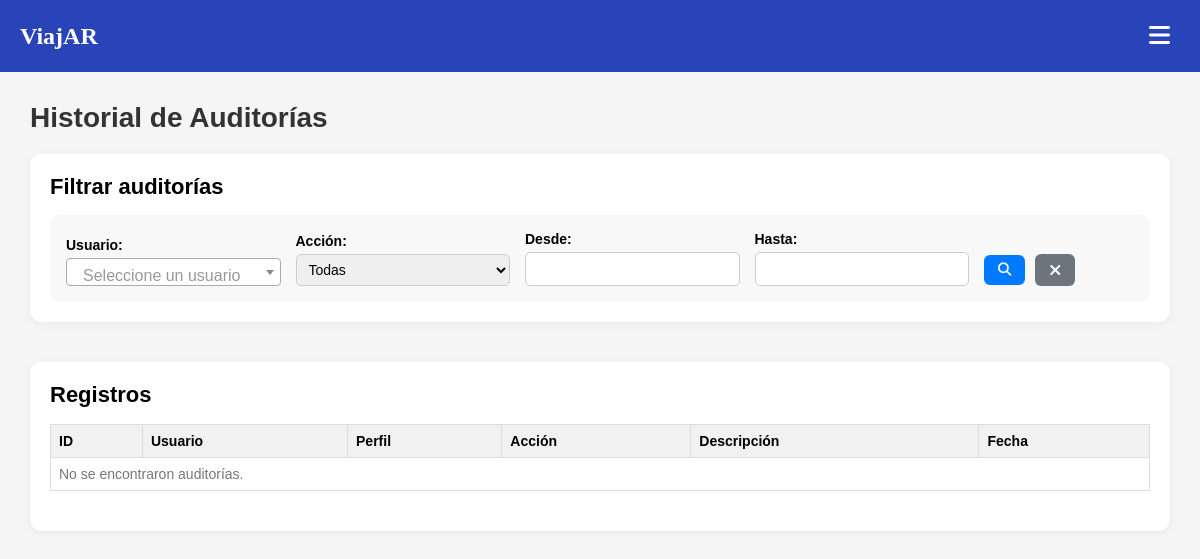
Page /index.php?page=listado_auditorias (signed in) on the earlier database version.
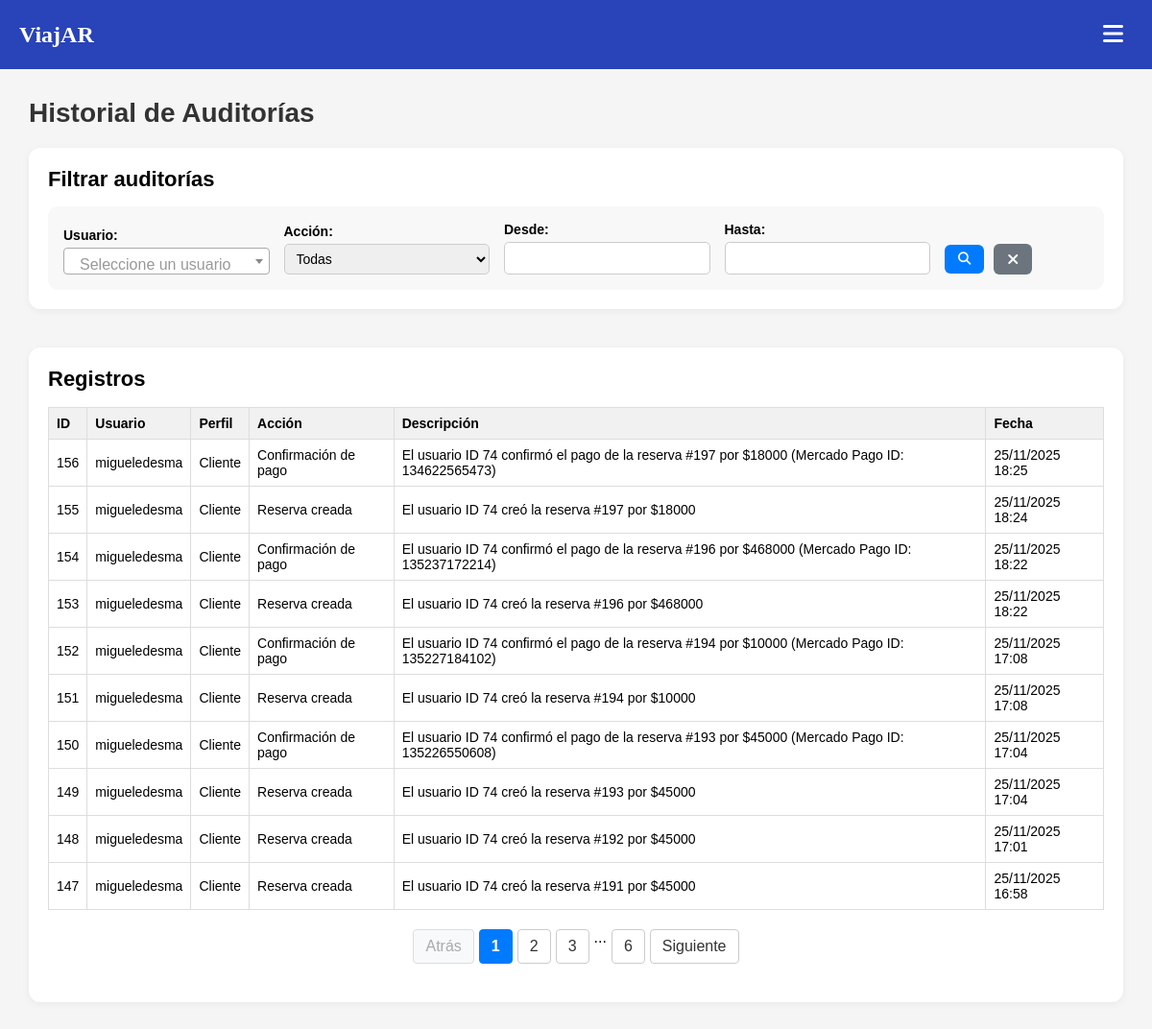
Same page on the later database version.
### tables this page shows
CREATE TABLE `auditoria` (
  `id_auditoria` int NOT NULL AUTO_INCREMENT,
  `rela_usuario` int DEFAULT NULL,
  `accion` varchar(255) DEFAULT NULL,
  `descripcion` text,
  `fecha` datetime DEFAULT CURRENT_TIMESTAMP,
  PRIMARY KEY (`id_auditoria`),
  KEY `rela_usuario` (`rela_usuario`),
  CONSTRAINT `auditoria_ibfk_1` FOREIGN KEY (`rela_usuario`) REFERENCES `usuarios` (`id_usuarios`)
);

### index.php (called while the page is built)
<?php
require_once ('controllers/plantilla.controlador.php');
$plantilla = new PlantillaControlador();
$plantilla -> traer_plantilla();

### models/auditoria.php (called while the page is built, shortened)
<?php
require_once('conexion.php');
class Auditoria extends Pagination {
    public function filtrar($usuario = '', $accion = '', $fecha_desde = '', $fecha_hasta = '') {
        $conexion = new Conexion();
        $condiciones = [];
        $where = count($condiciones) > 0 ? "WHERE " . implode(" AND ", $condiciones) : "";
        $offset = $this->current_page * $this->page_size;
        $query = "SELECT
                    auditoria.id_auditoria,
                    auditoria.rela_usuario,
                    auditoria.accion,
                    auditoria.descripcion,
                    auditoria.fecha,
                    COALESCE(usuarios.usuarios_nombre_usuario, 'Desconocido') AS usuario_nombre,
                    COALESCE(perfiles.perfiles_nombre, '') AS perfil_nombre
                FROM auditoria
                LEFT JOIN usuarios ON auditoria.rela_usuario = usuarios.id_usuarios
                LEFT JOIN perfiles ON usuarios.rela_perfiles = perfiles.id_perfiles
                $where
                ORDER BY auditoria.fecha DESC
                LIMIT {$this->page_size} OFFSET $offset";
        return $conexion->consultar($query);
    }
    public function contar($usuario = '', $accion = '', $fecha_desde = '', $fecha_hasta = '') {
        $conexion = new Conexion();
        $condiciones = [];
        $where = count($condiciones) > 0 ? "WHERE " . implode(" AND ", $condiciones) : "";
        $query = "SELECT COUNT(*) AS total FROM auditoria
                LEFT JOIN usuarios ON auditoria.rela_usuario = usuarios.id_usuarios
                LEFT JOIN perfiles ON usuarios.rela_perfiles = perfiles.id_perfiles
                $where";
        $res = $conexion->consultar($query);
        return $res[0]['total'] ?? 0;
    }
    }
?>

### models/conexion.php (called while the page is built, shortened)
<?php
class Conexion {
    private $con;
    private $servidor;
    private $usuario;
    private $password;
    private $base_datos;
    public function __construct() {
        $this->servidor = 'localhost';
        $this->usuario = 'root';
        $this->password = 'hola';
        $this->base_datos = 'viajar';
    }
    public function conectar() {
        if (!$this->con) {
            $this->con = new mysqli($this->servidor, $this->usuario, $this->password, $this->base_datos);
            $this->con->set_charset("utf8");
        }
        return $this->con;
    }
    public function consultar($query) {
        $resultado = $this->conectar()->query($query);
        $data = [];
        if ($resultado && $resultado->num_rows > 0) {
            while ($row = $resultado->fetch_assoc()) {
                $data[] = $row;
            }
        }
        return $data;
    }
}

### views/paginas/tabla_auditorias.php (the view, shortened to what this page needs)
<table class="tabla-datos">
    <thead>
        <tr>
            <th>ID</th>
            <th>Usuario</th>
            <th>Perfil</th>
            <th>Acción</th>
            <th>Descripción</th>
            <th>Fecha</th>
        </tr>
    </thead>
    <tbody>
        <?php if (!empty($auditorias)): ?>
            <?php foreach ($auditorias as $a): ?>
                <tr>
                    <td><?= $a['id_auditoria'] ?></td>
                    <td><?= htmlspecialchars($a['usuario_nombre'] ?? 'Desconocido') ?></td>
                    <td><?= htmlspecialchars($a['perfil_nombre'] ?? '') ?></td>
                    <td><?= htmlspecialchars($a['accion']) ?></td>
                    <td><?= htmlspecialchars($a['descripcion']) ?></td>
                    <td><?= date('d/m/Y H:i', strtotime($a['fecha'])) ?></td>
                </tr>
            <?php endforeach; ?>
        <?php else: ?>
            <tr><td colspan="6" class="no-datos">No se encontraron auditorías.</td></tr>
        <?php endif; ?>
    </tbody>
</table>
<nav class="paginacion">
    <?php if ($total_pages > 1): ?>
        <ul>
            <li>
                <a href="#" data-page="<?= max(0, $current_page - 1) ?>"
                   class="btn-paginacion <?= ($current_page <= 0) ? 'disabled' : '' ?>">Atrás</a>
            </li>
            <?php
            $rango = 2;
            $start = max(0, $current_page - $rango);
            $end = min($total_pages - 1, $current_page + $rango);
            for($i = $start; $i <= $end; $i++): ?>
                <li>
                    <a href="#" data-page="<?= $i ?>"
                       class="btn-paginacion <?= ($i == $current_page) ? 'active' : '' ?>"><?= $i + 1 ?></a>
                </li>
            <?php endfor;
            if ($end < $total_pages - 1) {
                if ($end < $total_pages - 2) {
                    echo '<li><span>...</span></li>';
                }
                echo '<li><a href="#" data-page="' . ($total_pages - 1) . '" class="btn-paginacion">' . $total_pages . '</a></li>';
            }
            ?>
            <li>
                <a href="#" data-page="<?= min($total_pages - 1, $current_page + 1) ?>"
                   class="btn-paginacion <?= ($current_page >= $total_pages - 1) ? 'disabled' : '' ?>">Siguiente</a>
            </li>
        </ul>
    <?php endif; ?>
</nav>

### controllers/plantilla.controlador.php
<?php
class PlantillaControlador {
    public function traer_plantilla() {
        $ruta = __DIR__ . '/../views/plantilla.php';
        if (file_exists($ruta)) {
            return include($ruta);
        } else {
            echo "Error: La plantilla no fue encontrada en $ruta";
            return false;
        }
    }
}

### views/plantilla.php (shortened to what this page needs)
<?php
function guard($id_perfiles) {
    if ($id_perfiles == 2) {
        return true;
    }
    return false;
}
?>
<!DOCTYPE html>
<html lang="es">
<head>
    <link rel="stylesheet" href="assets/css/notificaciones.css">
    <link href="https://cdn.jsdelivr.net/npm/select2@4.1.0-rc.0/dist/css/select2.min.css" rel="stylesheet" />
    <link rel="stylesheet" href="https://cdnjs.cloudflare.com/ajax/libs/font-awesome/6.4.0/css/all.min.css">
    <link rel="stylesheet" href="https://cdn.jsdelivr.net/npm/flatpickr/dist/flatpickr.min.css">
    <?php if (isset($_SESSION['id_perfiles']) && $_SESSION['id_perfiles'] == 2): ?>
        <link rel="stylesheet" href="assets/css/cabecera_admin.css">
    <?php elseif (isset($_SESSION['id_perfiles']) && $_SESSION['id_perfiles'] == 1): ?>
        <link rel="stylesheet" href="assets/css/cabecera_cliente.css">
        <script src="assets/js/cabecera_cliente.js"></script>
    <?php elseif (isset($_SESSION['id_perfiles']) && in_array($_SESSION['id_perfiles'], [3,5,13,14])): ?>
        <link rel="stylesheet" href="assets/css/cabecera_proveedores.css">
        <script src="https://cdnjs.cloudflare.com/ajax/libs/slideout/1.0.1/slideout.min.js"></script>
        <script src="assets/js/cabecera_proveedores.js"></script>
    <?php endif; ?>
</head>
<?php
if (isset($_SESSION['id_perfiles'])) {
    $perfil = $_SESSION['id_perfiles'];
    if ($perfil == 2) {
        include('views/componentes/cabecera.admin.php');
    } elseif (in_array($perfil, [3, 5, 13, 14])) {
        include('views/componentes/cabecera.proveedores.php');
    } elseif ($perfil == 1) {
        include('views/componentes/cabecera.cliente.php');
    } else {
        include('views/componentes/cabecera.php');
    }
} else {
    include('views/componentes/cabecera.php');
}
?>
<div class="container">
<?php
if (isset($_GET['page'])) {
    $pagina = $_GET['page'];
    $paginas_publicas = [
        'login',
        'registro',
        'pantalla_hoteles',
        'pantalla_guias',
        'pantalla_transporte',
        'recuperar_contrasena',
        'cambiar_password',
        'detalle_hotel',
        'detalle_tour',
        'detalle_viaje',
        'pantalla_habitaciones'
    ];
    if (in_array($pagina, $paginas_publicas)) {
        include('views/paginas/' . $pagina . '.php');
    } else {
        if (isset($_SESSION['usuarios_nombre_usuario'])) {
            if (isset($_SESSION['id_perfiles']) && guard($_SESSION['id_perfiles'])) {
                if (file_exists('views/paginas/' . $pagina . '.php')) {
                    include('views/paginas/' . $pagina . '.php');
                } else {
                    include('views/paginas/errores/404.php');
                }
            } else {
                include('views/paginas/errores/403.php');
            }
        } else {
            include('views/paginas/errores/403.php');
        }
    }
} else {
    include('views/paginas/pantalla_hoteles.php');
}
?>
</div>
</body>
</html>

### views/componentes/cabecera.admin.php (shortened to what this page needs)
<div id="main" class="contenido">
    <div class="top-bar">
        <div class="logo">
            <a href="index.php?page=pantalla_hoteles">ViajAR</a>
        </div>
        <div class="right-links">
            <button id="menu-toggle" class="menu-toggle" aria-label="Abrir menú">
                <i class="fa-solid fa-bars"></i>
            </button>
        </div>
    </div>
</div>

### views/paginas/listado_auditorias.php (shortened to what this page needs)
<?php
require_once(__DIR__ . '/../componentes/cabecera.admin.php');
require_once(__DIR__ . '/../../models/auditoria.php');
$page_size = 10;
$current_page = isset($_GET['current_page']) ? max(0, (int)$_GET['current_page']) : 0;
$usuario_filtro = $_GET['usuario'] ?? '';
$accion_filtro = $_GET['accion'] ?? '';
$fecha_desde = $_GET['fecha_desde'] ?? '';
$fecha_hasta = $_GET['fecha_hasta'] ?? '';
$auditoriaModel = new Auditoria();
$auditoriaModel->page_size = $page_size;
$auditoriaModel->current_page = $current_page;
$total_rows = $auditoriaModel->contar($usuario_filtro, $accion_filtro, $fecha_desde, $fecha_hasta);
$total_pages = max(1, ceil($total_rows / $page_size));
$auditorias = $auditoriaModel->filtrar($usuario_filtro, $accion_filtro, $fecha_desde, $fecha_hasta);
?>
<div class="contenido-dashboard">
    <h1>Historial de Auditorías</h1>
    <section class="dashboard-section">
        <h2>Filtrar auditorías</h2>
        <form id="form-filtros-auditoria" class="form-filtros" method="get">
            <div class="filtros-container">
                <div class="filtro-item">
                    <label for="usuario">Usuario:</label>
                </div>
                <div class="filtro-item">
                    <label for="accion">Acción:</label>
                    <select id="accion" name="accion" class="accion-select">
                        <option value="">Todas</option>
                    </select>
                </div>
                <div class="filtro-item filtro-fechas-separadas">
                    <label for="fecha_desde">Desde:</label>
                    <input type="text" id="fecha_desde" name="fecha_desde" class="flatpickr-input" readonly value="<?= htmlspecialchars($fecha_desde) ?>">
                </div>
                <div class="filtro-item filtro-fechas-separadas">
                    <label for="fecha_hasta">Hasta:</label>
                    <input type="text" id="fecha_hasta" name="fecha_hasta" class="flatpickr-input" readonly value="<?= htmlspecialchars($fecha_hasta) ?>">
                </div>
                <div class="filtro-item acciones">
                    <button type="submit" class="btn-filtrar" title="Filtrar"><i class="fa fa-search"></i></button>
                    <a href="?page=listado_auditorias" id="btn-limpiar-filtros" class="btn-limpiar" title="Limpiar filtros">
                        <i class="fa fa-times"></i>
                    </a>
                </div>
            </div>
        </form>
    </section>
    <section class="dashboard-section">
        <h2>Registros</h2>
        <div id="resultados-auditoria">
            <?php
            require(__DIR__ . '/tabla_auditorias.php');
            ?>
        </div>
        </section>
</div>
<link rel="stylesheet" href="/viajar/assets/css/auditorias.css">
<link href="https://cdn.jsdelivr.net/npm/select2@4.1.0-rc.0/dist/css/select2.min.css" rel="stylesheet" />
<link rel="stylesheet" href="https://cdn.jsdelivr.net/npm/flatpickr/dist/flatpickr.min.css">

### assets/css/cabecera_admin.css (style rules this page uses)
* { margin: 0; padding: 0; box-sizing: border-box; }
html, body { margin: 0; padding: 0; height: 100%; }
.top-bar { background-color: #2943b9; padding: 12px 20px; color: white; display: flex; justify-content: space-between; align-items: center; }
.top-bar .logo a { color: white; font-size: 1.5rem; text-decoration: none; font-weight: bold; }
.menu-toggle { background: none; border: none; font-size: 24px; color: #ffffff; cursor: pointer; padding: 10px; }
.contenido { transition: transform 300ms ease; background-color: #fdfdfd; min-height: auto; }

### assets/css/auditorias.css (style rules this page uses)
.contenido-dashboard { padding: 30px 30px 30px 30px; background: #f5f5f5; min-height: 100vh; font-family: Arial, sans-serif; }
h1 { margin-bottom: 20px; font-size: 28px; color: #333; }
.dashboard-section { margin-bottom: 40px; background: #fff; padding: 20px; border-radius: 12px; box-shadow: 0 2px 8px rgba(0,0,0,0.05); }
.dashboard-section h2 { margin-bottom: 15px; font-size: 22px; }
.form-filtros { display: flex; flex-direction: column; gap: 1.5rem; background: #f8f8f8; padding: 1rem; border-radius: 10px; }
.filtros-container { display: flex; flex-wrap: wrap; gap: 15px; align-items: flex-end; }
.filtro-item { display: flex; flex-direction: column; flex: 1; min-width: 150px; }
.filtro-item label { font-weight: 600; margin-bottom: 5px; font-size: 14px; }
.filtro-item input, .filtro-item select { padding: 6px 8px; border-radius: 5px; border: 1px solid #ccc; width: 100%; box-sizing: border-box; font-size: 14px; }
.filtro-item.acciones { display: flex; flex-direction: row; gap: 10px; align-items: center; flex: 0 0 auto; margin-top: 20px; }
.btn-filtrar, .btn-limpiar { padding: 8px 14px; border: none; border-radius: 6px; cursor: pointer; font-weight: 600; text-align: center; text-decoration: none; display: flex; align-items: center; justify-content: center; line-height: 1; }
.btn-filtrar { background-color: #007bff; color: white; }
.btn-limpiar { background-color: #6c757d; color: white; }
.tabla-datos { width: 100%; border-collapse: collapse; margin-top: 1rem; font-size: 14px; }
.tabla-datos th, .tabla-datos td { border: 1px solid #ddd; padding: 8px; text-align: left; }
.tabla-datos th { background-color: #f1f1f1; font-weight: bold; }
.flatpickr-input { height: 34px; padding: 6px 8px; border-radius: 5px; border: 1px solid #ccc; }
.paginacion { text-align: center; margin: 20px 0; font-family: sans-serif; }
.paginacion ul { list-style: none; padding: 0; display: inline-flex; gap: 5px; }
.paginacion ul li a, .paginacion ul li .numero-pagina-actual { display: block; padding: 8px 12px; text-decoration: none; background-color: white; color: #333; border: 1px solid #ccc; border-radius: 4px; transition: background-color 0.3s ease; }
.paginacion ul li .numero-pagina-actual, .paginacion ul li a.active { background-color: #007bff; color: white; font-weight: bold; cursor: default; border-color: #007bff; }
.paginacion ul li a.disabled { color: #aaa; pointer-events: none; background-color: #f8f9fa; cursor: not-allowed; border-color: #ddd; }
.no-datos { text-align: center; color: #777; padding: 12px 0; }

Differences in the rows shown:
added auditoria: id_auditoria "156", usuario_nombre "migueledesma", perfil_nombre "Cliente", accion "Confirmación de pago", descripcion "El usuario ID 74 confirmó el pago de la reserva #197 por $18000 (Mercado Pago ID: 134622565473)", fecha "25/11/2025 18:25"
added auditoria: id_auditoria "155", usuario_nombre "migueledesma", perfil_nombre "Cliente", accion "Reserva creada", descripcion "El usuario ID 74 creó la reserva #197 por $18000", fecha "25/11/2025 18:24"
added auditoria: id_auditoria "154", usuario_nombre "migueledesma", perfil_nombre "Cliente", accion "Confirmación de pago", descripcion "El usuario ID 74 confirmó el pago de la reserva #196 por $468000 (Mercado Pago ID: 135237172214)", fecha "25/11/2025 18:22"
added auditoria: id_auditoria "153", usuario_nombre "migueledesma", perfil_nombre "Cliente", accion "Reserva creada", descripcion "El usuario ID 74 creó la reserva #196 por $468000", fecha "25/11/2025 18:22"
added auditoria: id_auditoria "152", usuario_nombre "migueledesma", perfil_nombre "Cliente", accion "Confirmación de pago", descripcion "El usuario ID 74 confirmó el pago de la reserva #194 por $10000 (Mercado Pago ID: 135227184102)", fecha "25/11/2025 17:08"
added auditoria: id_auditoria "151", usuario_nombre "migueledesma", perfil_nombre "Cliente", accion "Reserva creada", descripcion "El usuario ID 74 creó la reserva #194 por $10000", fecha "25/11/2025 17:08"
added auditoria: id_auditoria "150", usuario_nombre "migueledesma", perfil_nombre "Cliente", accion "Confirmación de pago", descripcion "El usuario ID 74 confirmó el pago de la reserva #193 por $45000 (Mercado Pago ID: 135226550608)", fecha "25/11/2025 17:04"
added auditoria: id_auditoria "149", usuario_nombre "migueledesma", perfil_nombre "Cliente", accion "Reserva creada", descripcion "El usuario ID 74 creó la reserva #193 por $45000", fecha "25/11/2025 17:04"
added auditoria: id_auditoria "148", usuario_nombre "migueledesma", perfil_nombre "Cliente", accion "Reserva creada", descripcion "El usuario ID 74 creó la reserva #192 por $45000", fecha "25/11/2025 17:01"
added auditoria: id_auditoria "147", usuario_nombre "migueledesma", perfil_nombre "Cliente", accion "Reserva creada", descripcion "El usuario ID 74 creó la reserva #191 por $45000", fecha "25/11/2025 16:58"
Other differences:
$total_pages: (not shown) → "6"
text no longer shown: "No se encontraron auditorías."
text now shown: "Atrás ... Siguiente"
new list line: "1"
new list line: "2"
new list line: "3"
